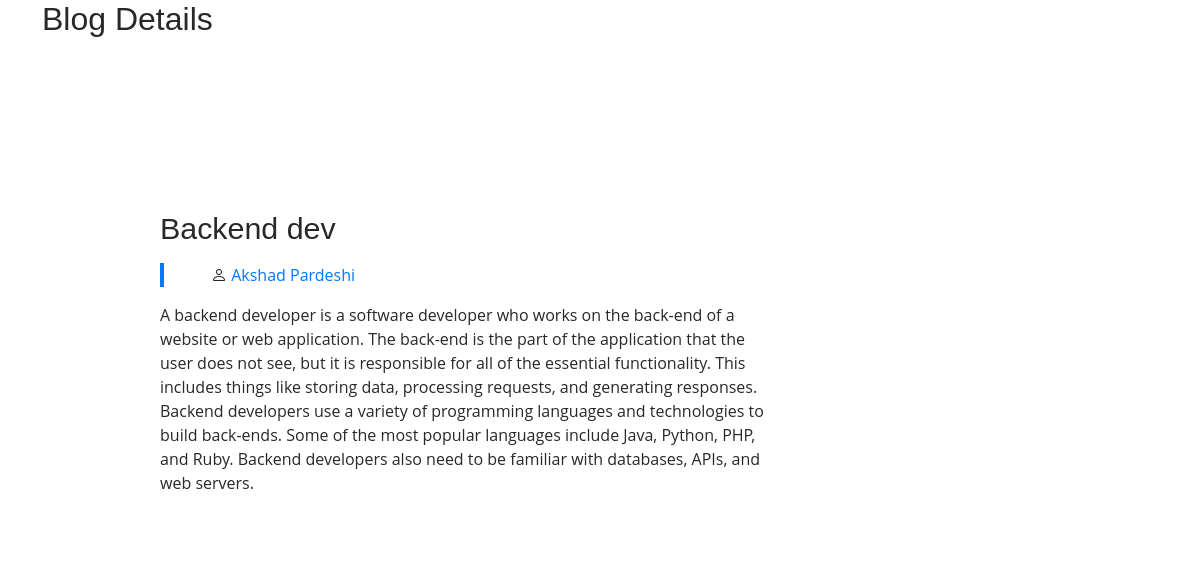
Page /singleblog/17 on the committed database.
### website/models.py (models this page shows, shortened)
class Blogs(models.Model):
    title = models.CharField(max_length=200, unique=True)
    category = models.SlugField(max_length=200, unique=True)
    content = models.TextField()
    created_on = models.DateTimeField(auto_now_add=True)
    Status = models.IntegerField(choices=STATUS, default=0)
    class Meta:
        ordering = ['-created_on']

### website/views.py (the view)
# urls.py: path('singleblog/<int:pk>', views.singleblog.as_view(), name='singleblogs'),
class singleblog (DetailView):
    model = Blogs
    template_name = "website/blog-single.html"
    context_object_name = 'Blog'

### website/templates/website/blog-single.html (shortened to what this page needs)
{% load static %}
{% load widget_tweaks %}
<!DOCTYPE html>
<html lang="en">
<head>
  <link href="{% static 'website/assets/vendor/bootstrap/css/bootstrap.min.css' %}" rel="stylesheet">
  <link href="{% static 'website/assets/vendor/bootstrap-icons/bootstrap-icons.css' %}" rel="stylesheet">
  <link href="{% static 'website/assets/vendor/glightbox/css/glightbox.min.css' %}" rel="stylesheet">
  <link href="{% static 'website/assets/vendor/swiper/swiper-bundle.min.css' %}" rel="stylesheet">
  <link href="{% static 'website/assets/css/style.css' %}" rel="stylesheet">
</head>
<body>
  <div class="hero hero-single route bg-image" style="background-image: url(assets/img/overlay-bg.jpg)">
    <div class="hero-content display-table">
      <div class="table-cell">
        <div class="container">
          <h2 class="hero-title mb-4">Blog Details</h2>
        </div>
      </div>
    </div>
  </div>
  <main id="main">
    <section class="blog-wrapper sect-pt4" id="blog">
      <div class="container">
        <div class="row">
          {% block blogs %}
          <div class="col-md-8">
            <div class="post-box">
              <div class="post-thumb">
              </div>
              <div class="post-meta">
                <h1 class="article-title">{{ Blog.title}}</h1>
                <ul>
                  <li>
                    <span class="bi bi-person"></span>
                    <a href="#">Akshad Pardeshi</a>
                  </li>
                </ul>
              </div>
              <div class="article-content">
                <p>
                  {{ Blog.content }}
                </p>
              </div>
            </div>
          {% endblock %}
  </main>
</body>
</html>

### website/static/website/assets/css/style.css (style rules this page uses)
body { font-family: "Open Sans", sans-serif; color: #272829; }
a { color: #0563bb; text-decoration: none; }
h1, h2, h3, h4, h5, h6 { font-family: "Raleway", sans-serif; }
@media (min-width: 991px) { #main { margin-left: 100px; } }
section { padding: 60px 0; overflow: hidden; }
.post-box, .form-comments, .box-comments, .widget-sidebar { padding: 2rem; background-color: #fff; margin-bottom: 3rem; }
@media (min-width: 768px) { .post-box, .form-comments, .box-comments, .widget-sidebar { padding: 3rem; } }
.blog-wrapper .article-title { font-size: 1.5rem; }
@media (min-width: 768px) { .blog-wrapper .article-title { font-size: 1.9rem; } }
.blog-wrapper .post-meta { margin: 1rem 0; }
.blog-wrapper .post-meta ul { border-left: 4px solid #0078ff; margin-top: 1rem; }
.blog-wrapper .post-meta ul li { display: inline-block; margin-left: 15px; }
.blog-wrapper .post-meta ul a { color: #0078ff; }
.blog-wrapper .post-meta ul span { color: #1e1e1e; }

### rows in the picture
Blogs: title "Backend dev", content "A backend developer is a software developer who works on the back-end of a website or web application. The back-end is the part of the application that the user does not see, but it is responsible for all of the essential functionality. This includes things like storing data, processing requests, and generating responses. Backend developers use a variety of programming languages and technologies to build back-ends. Some of the most popular languages include Java, Python, PHP, and Ruby. Backend developers also need to be familiar with databases, APIs, and web servers."
